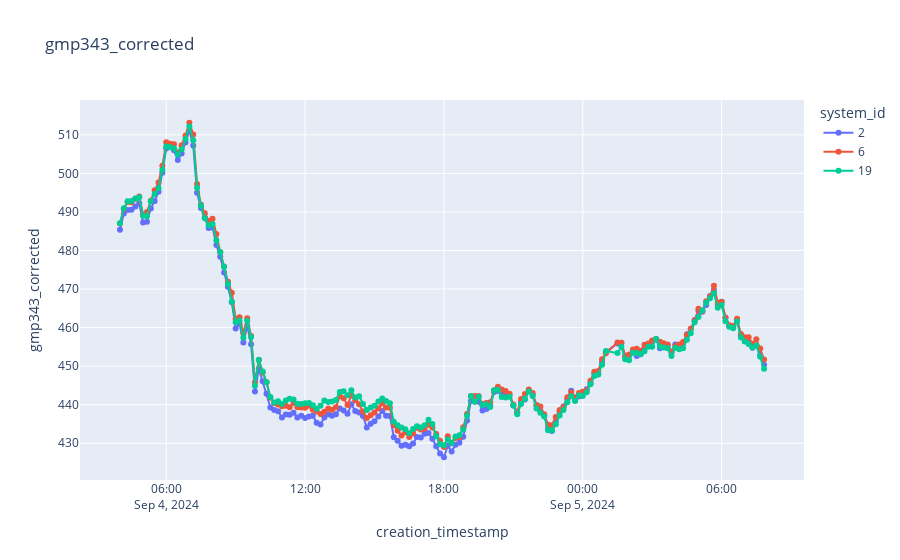

The cell this chart's notebook holds for it:
### Code cell
plot_sensor_measurement(df,sensor_id=sensor_id,col_name="gmp343_corrected",filter=filter)

### Figure 1 — Plotly figure (JSON) as saved in the notebook; plotly's stock layout.template omitted (floating-point values rounded to 4 significant figures; data arrays with more than 128 entries replaced by an {"elided": "..."} marker saying what was removed)
{"data": [{"hovertemplate": "system_id=2<br>creation_timestamp=%{x}<br>gmp343_corrected=%{y}<extra></extra>", "legendgroup": "2", "line": {"color": "#636efa", "dash": "solid"}, "marker": {"symbol": "circle"}, "mode": "lines+markers", "name": "2", "orientation": "v", "showlegend": true, "type": "scatter", "x": {"elided": "166 str values"}, "xaxis": "x", "y": {"elided": "166 float values"}, "yaxis": "y"}, {"hovertemplate": "system_id=6<br>creation_timestamp=%{x}<br>gmp343_corrected=%{y}<extra></extra>", "legendgroup": "6", "line": {"color": "#EF553B", "dash": "solid"}, "marker": {"symbol": "circle"}, "mode": "lines+markers", "name": "6", "orientation": "v", "showlegend": true, "type": "scatter", "x": {"elided": "166 str values"}, "xaxis": "x", "y": {"elided": "166 float values"}, "yaxis": "y"}, {"hovertemplate": "system_id=19<br>creation_timestamp=%{x}<br>gmp343_corrected=%{y}<extra></extra>", "legendgroup": "19", "line": {"color": "#00cc96", "dash": "solid"}, "marker": {"symbol": "circle"}, "mode": "lines+markers", "name": "19", "orientation": "v", "showlegend": true, "type": "scatter", "x": {"elided": "166 str values"}, "xaxis": "x", "y": {"elided": "166 float values"}, "yaxis": "y"}], "layout": {"legend": {"title": {"text": "system_id"}, "tracegroupgap": 0}, "title": {"text": "gmp343_corrected"}, "xaxis": {"anchor": "y", "domain": [0, 1], "title": {"text": "creation_timestamp"}}, "yaxis": {"anchor": "x", "domain": [0, 1], "title": {"text": "gmp343_corrected"}}}}
